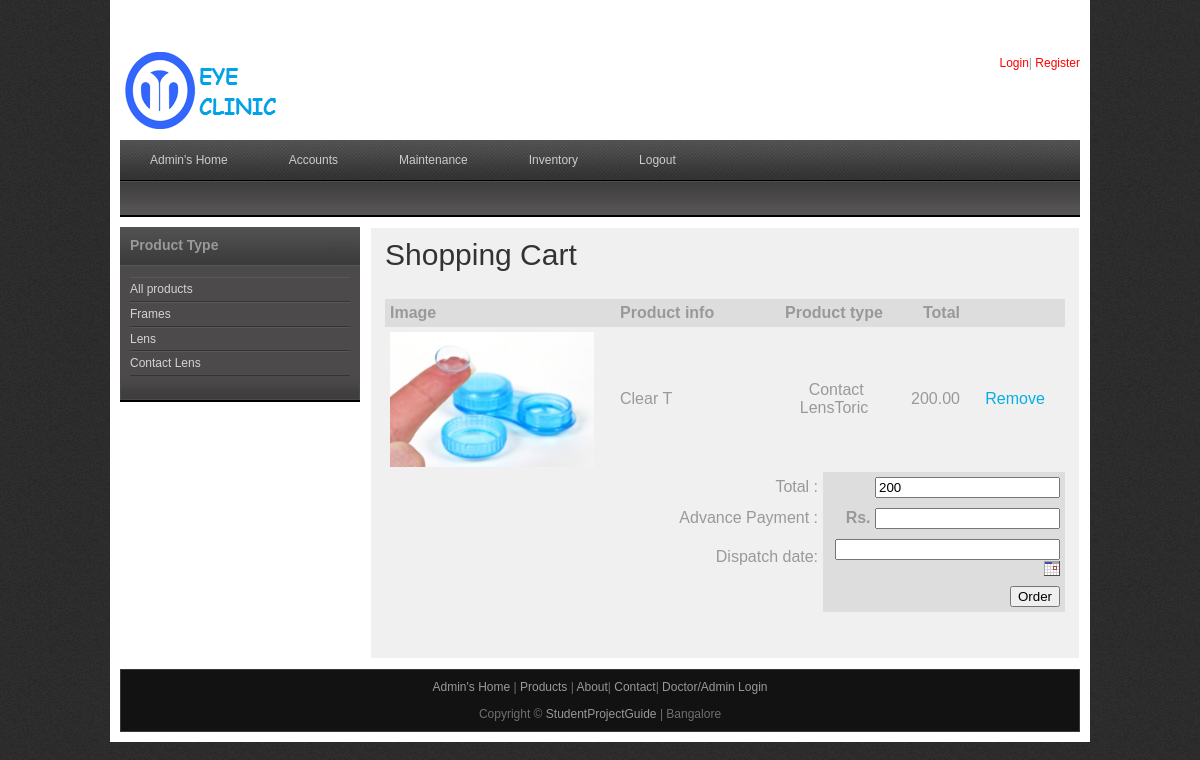
Page /eyeclinic/shoppingcart.php?proid=3 (signed in) on the committed database.
### tables this page shows
CREATE TABLE `products` (
  `prod_id` int(10) NOT NULL,
  `branch_id` int(10) NOT NULL,
  `name` varchar(50) NOT NULL,
  `product_type` varchar(50) NOT NULL,
  `sub_type` varchar(25) NOT NULL,
  `image` varchar(100) NOT NULL,
  `color` varchar(20) NOT NULL,
  `cost` double(10,2) NOT NULL,
  `quantity` int(10) NOT NULL
);

### eyeclinic/shoppingcart.php (the view, shortened to what this page needs)
<?php
include("includes/header.php");
include("includes/conn.php");
?>
    <div id="templatemo_main">
   		<div id="sidebar" class="float_l">
        	<div class="sidebar_box"><span class="bottom"></span>
            	<?php
				include("sidebar.php");
				?>
            </div>
   		</div>
        <div id="content" class="float_r">
        	<h1>Shopping Cart</h1>
<form method="post" action="" name="form1" id="form1" onSubmit="return validation()" >
			<?php
           		if(isset($_POST[submit]))
			   {
			   echo "Order placed successfully..";
				}
			   else
			   {
		   ?>
           <?php
		  if(isset($_POST[button]))
{
	echo "<h3>Product ordered successfully... </h3>";
	unset($_SESSION[proid]);
}
else
{
			?>
        	<table width="680px" cellspacing="0" cellpadding="5">
                   	  	<tr bgcolor="#ddd">
                        	<th width="220" align="left">Image </th>
                        	<th width="148" align="left">Product info</th>
                       	  	<th width="66" colspan="2" align="center">Product type</th>
                        	<th width="60" align="right">Total </th>
                        	<th width="90"> </th>
                      	</tr>
<?php
$arr = $_SESSION[proid];
$resultrecs = array_unique($arr);
foreach($resultrecs as $arr)
{
		$resultrec = mysqli_query($con,"SELECT * FROM products where prod_id='$arr'");
		$arrprod = mysqli_fetch_array($resultrec);
?>
<tr>
<td>
<img src="upload/<?php   echo $arrprod[image]; ?>" width="204" height="135" /></td>
									<td><?php   echo $arrprod[name]; ?></td>
									<td colspan="2" align="center"><?php  echo $arrprod[product_type]; ?><?php  echo $arrprod[sub_type]; ?></td>
									<td align="right">
									<?php
									$costs = $costs + $arrprod[cost];
									echo $arrprod[cost];
									?> </td>
									<td align="center"> <a href="shoppingcart.php?proids=<?php   echo $arrprod[prod_id]; ?>">Remove</a> </td>
</tr>
<?php
}
?>
                        <tr>
                          <td align="left"  height="30px"  >&nbsp;</td>
                          <td  height="30px" colspan="2" align="right"  ><label for="Total"></label>
Total : </td>
                          <td colspan="3" align="right" style="background:#ddd; font-weight:bold">
                          <input type="text" name="Total" id="Total" value="<?php   echo $costs; ?>"/></td>
                        </tr>
                        <tr>
                          <td align="left"  height="30px"  >&nbsp;</td>
                          <td  height="30px" colspan="2" align="right"  >Advance Payment : </td>
                          <td colspan="3" align="right" style="background:#ddd; font-weight:bold">
                          Rs. <input type="text" name="Total2" id="Total2" />
                            </td>
                        </tr>
                        <tr>
                          <td align="left"  height="30px"  >&nbsp;</td>
                          <td  height="30px" colspan="2" align="right"  >Dispatch date: </td>
                          <td colspan="3" align="right" style="background:#ddd; font-weight:bold">
						<input type="Text" id="Total3" name="Total3" maxlength="25" size="25" />
                        <a href="javascript:NewCal('Total3','ddmmmyyyy',false,24)">
                        <img src="cal.gif" width="16" height="16" border="0" alt="Pick a date"></a>
                          </td>
                        </tr>
                        <tr>
                          <td align="left"  height="30px"  >&nbsp;</td>
                          <td  height="30px" colspan="2" align="right"  >&nbsp;</td>
                          <td colspan="3" align="right" style="background:#ddd; font-weight:bold">
                          <input type="submit" name="button" id="button" value="Order" />
                          </td>
                        </tr>
					</table>
                    <?php
}
?>
                    </form>
                    <?php
			   }
			   ?>
        </div>
    </div>
    <?php
include("includes/footer.php");
?>

### eyeclinic/css/templatemo_style.css (style rules this page uses)
body { margin: 0; padding: 0; color: #999; font-family: Tahoma, Geneva, sans-serif; font-size: 12px; line-height: 1.4em; background-color: #2e2e2e; background-repeat: repeat; background-image: url(../images/templatemo_body.jpg) }
a, a:link, a:visited { color: #08aee3; font-weight: normal; text-decoration: none; }
img { border: none; }
h1, h2, h3, h4, h5, h6 { color: #333; font-weight: normal; }
h1 { font-size: 30px; margin: 0 0 30px; padding: 5px 0; }
.float_l { float: left }
.float_r { float: right }
#templatemo_main { width: 100%; margin-bottom: 10px; }
#content { width: 680px; background: #f0f0f0; border: 1px solid #fff; padding: 14px; }
#sidebar { width: 240px }
.sidebar_box { position: relative; background: #4c4a4a; margin-bottom: 36px; }
.sidebar_box span.bottom { position: absolute; bottom: -26px; left: 0; width: 240px; height: 26px; background: url(../images/templatemo_sidebar_bottom.jpg) }

### rows in the picture
products: image (picture), name "Clear T", product_type "Contact Lens", sub_type "Toric", cost "200.00"
